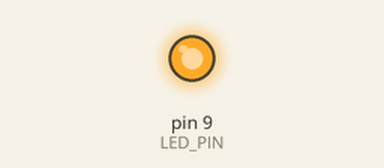
Simulated run of this sketch. Board: Arduino Uno, built with avr-gcc and run on an emulated ATmega328P. Shown: output pins drawn as LEDs (lit = HIGH).

Above: at 0.05 s.
At 1.5 s:
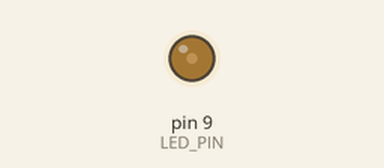
At 3.0 s:
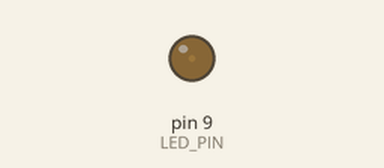
Timing chart, 0 to 6.9 s (numbered marks = the images above):
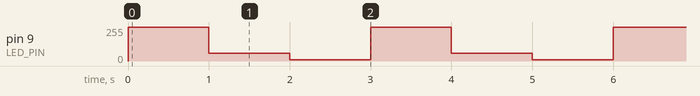

Measured:
- by itself, pin 9 (LED_PIN): repeats every 3.0 s: 60/255 1.0 s, 10/255 1.0 s, 255/255 1.0 s

The sketch:

05-pwm-dim.ino
```cpp
const int LED_PIN = 9;

void setup() {
  pinMode(LED_PIN, OUTPUT);
}

void loop() {
  analogWrite(LED_PIN, 255);
  delay(1000);
  analogWrite(LED_PIN, 60);
  delay(1000);
  analogWrite(LED_PIN, 10);
  delay(1000);
}
```
